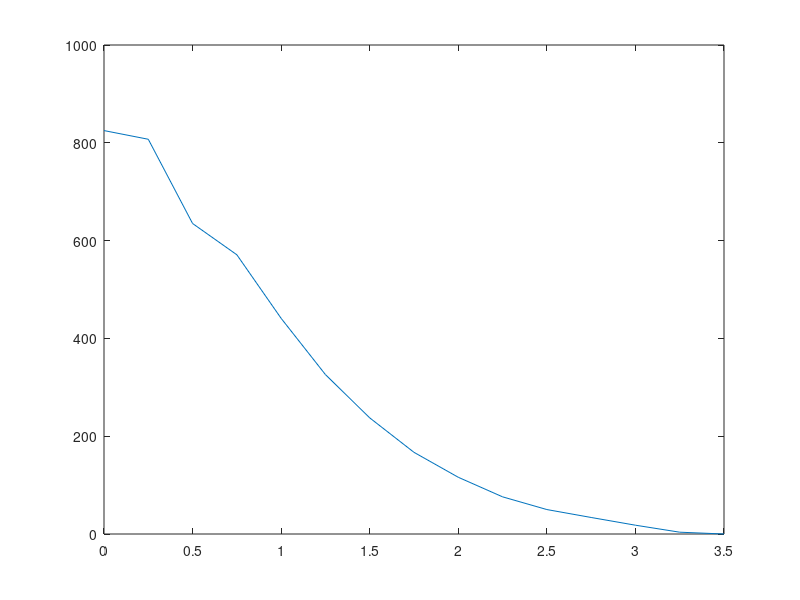

Reproduce this figure in MATLAB.
x= [0 0.25 0.5 0.75 1 1.25 1.50 1.75 2 2.25 2.50 2.75 3 3.25 3.5];
y= [825 807.25 635 571 441 326 237.5 167 116 76 50 33.8 18 3.7 0];
plot(x,y);
